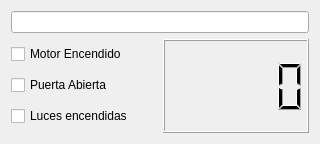
<?xml version="1.0" encoding="UTF-8"?>
<ui version="4.0">
 <class>Dialog</class>
 <widget class="QDialog" name="Dialog">
  <property name="geometry">
   <rect>
    <x>0</x>
    <y>0</y>
    <width>320</width>
    <height>144</height>
   </rect>
  </property>
  <property name="windowTitle">
   <string>Dialog</string>
  </property>
  <layout class="QGridLayout" name="gridLayout">
   <item row="0" column="0">
    <layout class="QVBoxLayout" name="verticalLayout_2">
     <item>
      <widget class="QLineEdit" name="lineEdit"/>
     </item>
     <item>
      <layout class="QHBoxLayout" name="horizontalLayout">
       <item>
        <layout class="QVBoxLayout" name="verticalLayout">
         <item>
          <widget class="QCheckBox" name="checkMotor">
           <property name="text">
            <string>Motor Encendido</string>
           </property>
          </widget>
         </item>
         <item>
          <widget class="QCheckBox" name="checkDoor">
           <property name="text">
            <string>Puerta Abierta</string>
           </property>
          </widget>
         </item>
         <item>
          <widget class="QCheckBox" name="checkLigth">
           <property name="text">
            <string>Luces encendidas</string>
           </property>
          </widget>
         </item>
        </layout>
       </item>
       <item>
        <widget class="QLCDNumber" name="lcdNumber"/>
       </item>
      </layout>
     </item>
    </layout>
   </item>
  </layout>
 </widget>
 <resources/>
 <connections/>
</ui>
